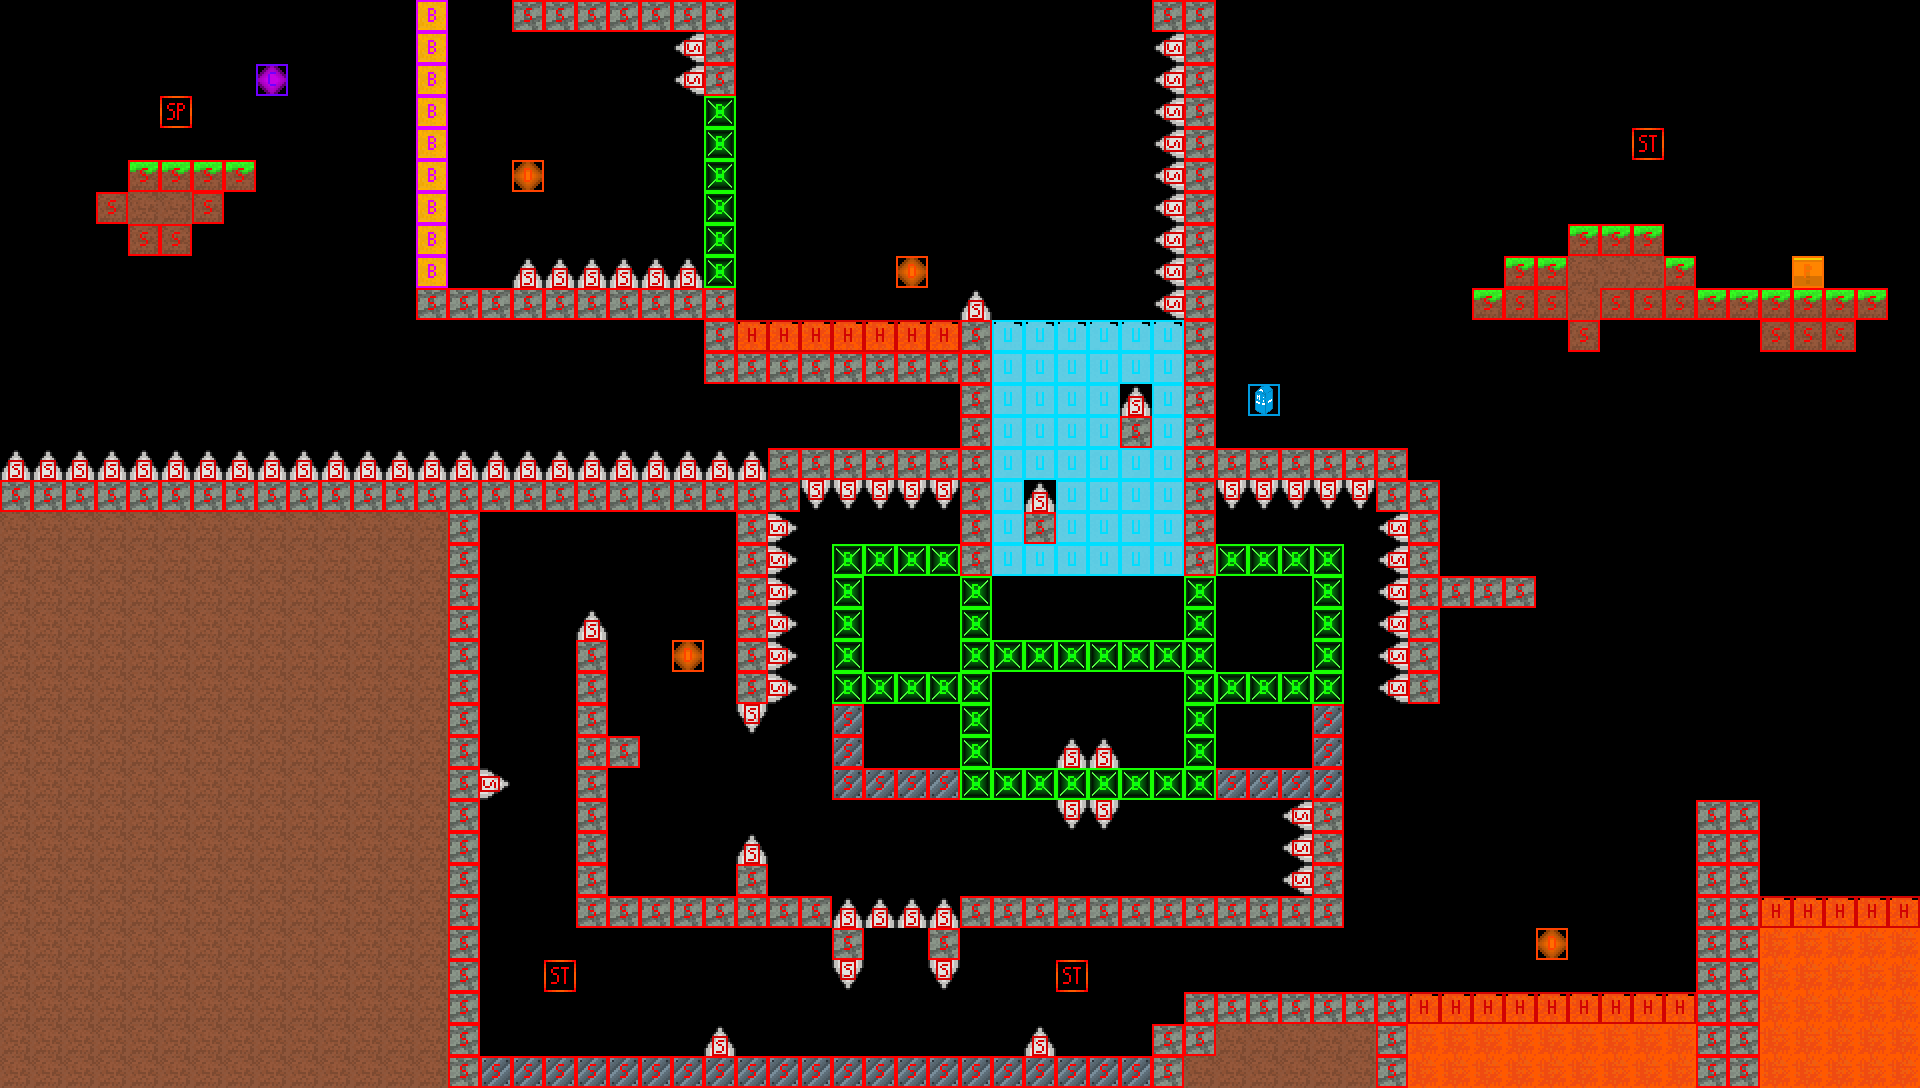

A level layout from a 2D game, rendered from its tile map. Below: a short description, then the map file with tile-grid data replaced by summaries:
An orthogonal 60x34 tile map with 32x32 px tiles, 2 tile layers (normal, collision), 2 tilesets.

<map version="1.10" tiledversion="1.11.0" orientation="orthogonal" renderorder="right-down" width="60" height="34" tilewidth="32" tileheight="32" infinite="0" nextlayerid="3" nextobjectid="1">
 <tileset firstgid="1" source="normal.tsx" />
 <tileset firstgid="65" source="collision.tsx" />
 <layer id="1" name="normal" width="60" height="34">
  <data>[2040 cells, 789 non-empty, 18 distinct tile ids]</data>
 </layer>
 <layer id="2" name="collision" width="60" height="34">
  <data>[2040 cells, 481 non-empty, 15 distinct tile ids]</data>
 </layer>
</map>
